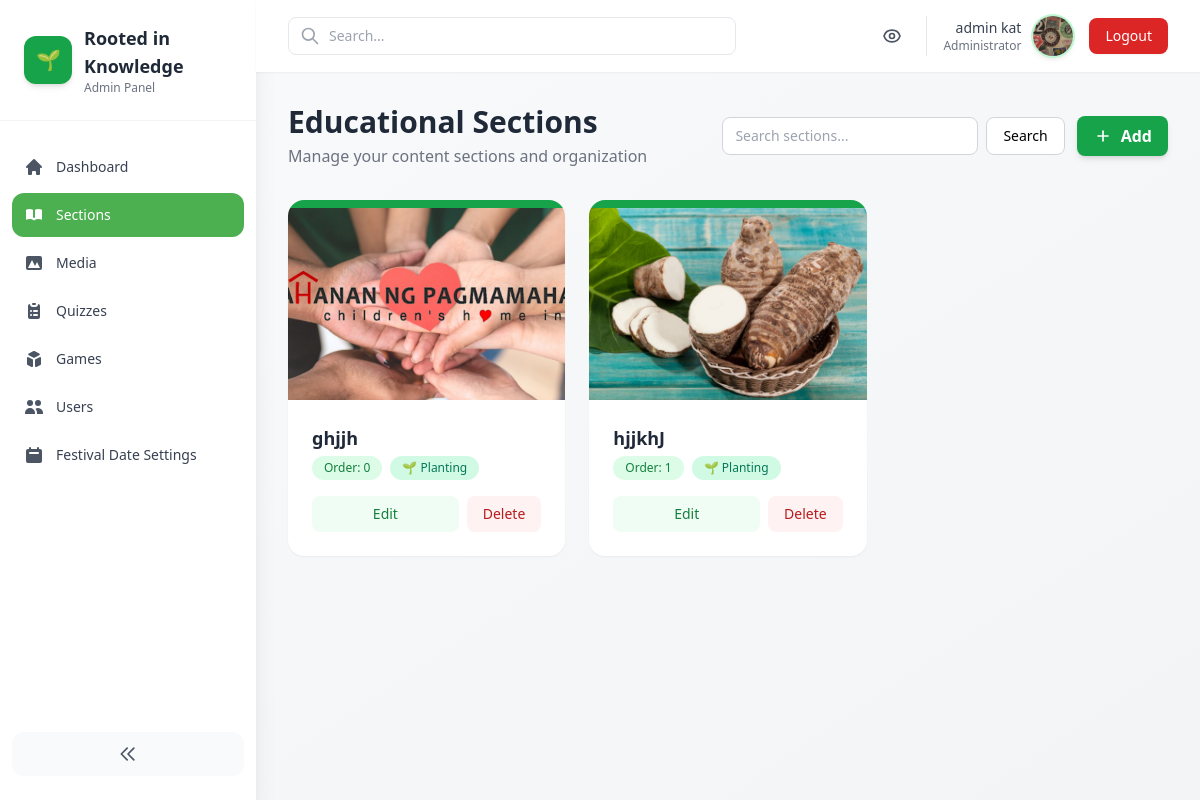
Before: /admin-panel/sections/ (signed in) with the older database file.
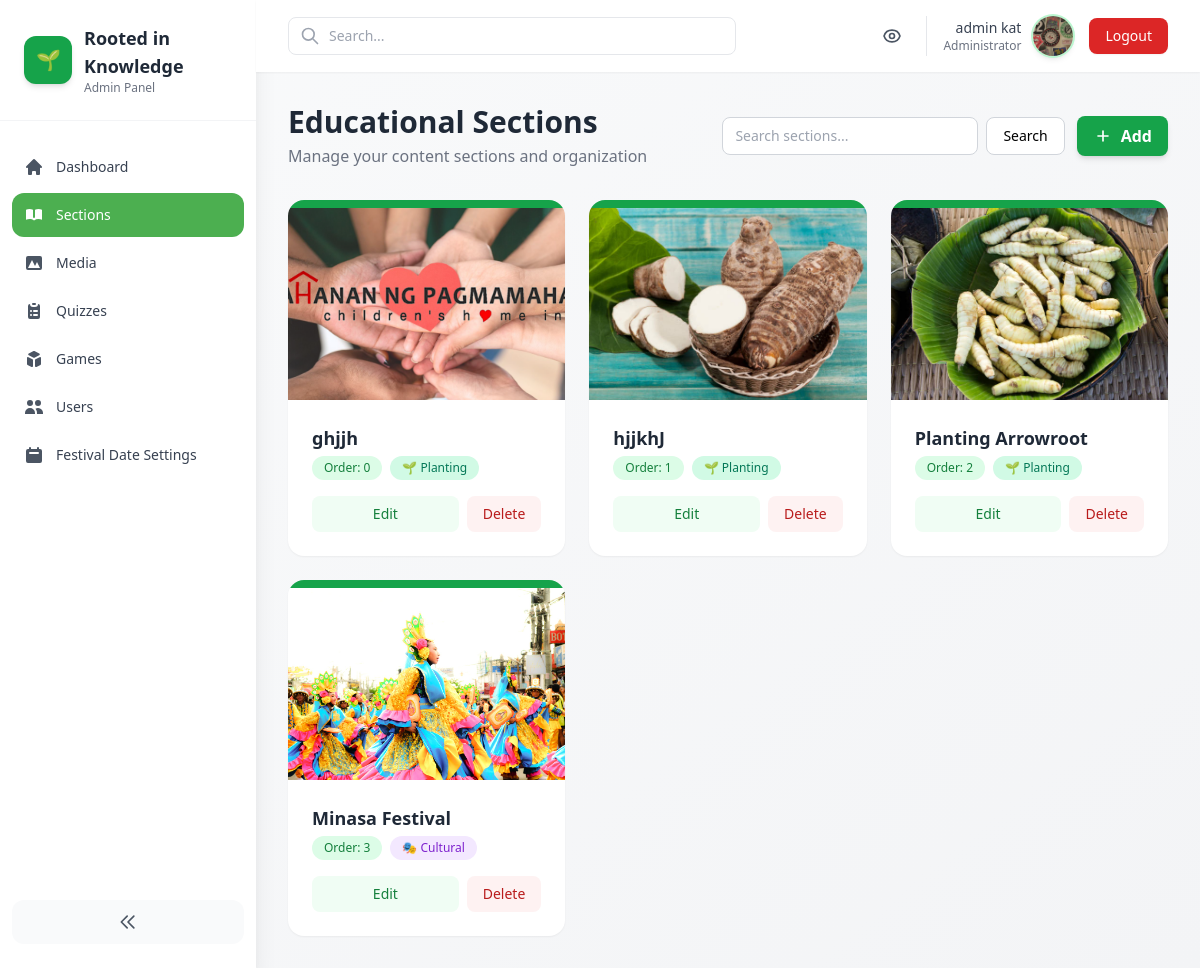
After: the same page with the newer database file.
### core/models.py (models this page shows, shortened)
class StudentProfile(models.Model):
    user = models.OneToOneField(settings.AUTH_USER_MODEL, on_delete=models.CASCADE)
    full_name = models.CharField(max_length=200, blank=True)
    profile_picture = models.ImageField(upload_to='profile_pics/', blank=True, null=True)
    birthday = models.DateField(null=True, blank=True)
    grade = models.PositiveSmallIntegerField(null=True, blank=True)
    must_change_password = models.BooleanField(default=True)
    created_at = models.DateTimeField(auto_now_add=True)

class EducationalSection(models.Model):
    CATEGORY_CHOICES = [
        ('planting', 'Planting'),
        ('cultural', 'Cultural'),
        ('historical', 'Historical'),
        ('economic', 'Economic Value'),
    ]
    SLUG_MAX = 100
    title = models.CharField(max_length=200)
    slug = models.SlugField(max_length=SLUG_MAX, unique=True)
    category = models.CharField(max_length=50, choices=CATEGORY_CHOICES, default='planting')
    description = models.TextField(blank=True)
    content = models.TextField(blank=True)
    order = models.PositiveIntegerField(default=0)
    created_at = models.DateTimeField(auto_now_add=True)
    header_image = models.ImageField(upload_to='section_headers/', blank=True, null=True)
    content_image = models.ImageField(upload_to='section_content/', blank=True, null=True)
    class Meta:
        ordering = ['order', '-created_at']

### core/admin_panel/views.py (the view)
# urls.py: path('admin-panel/sections/', admin_views.SectionListView.as_view(), name='admin_sections'),
@method_decorator(staff_member_required, name='dispatch')
class SectionListView(ListView):
    model = EducationalSection
    template_name = 'core/admin_panel/section_list.html'
    context_object_name = 'sections'
    paginate_by = 12
    def get_queryset(self):
        qs = super().get_queryset()
        q = self.request.GET.get('q')
        if q:
            qs = qs.filter(title__icontains=q)
        return qs

### core/templates/core/admin_panel/section_list.html (shortened to what this page needs)
{% extends 'core/admin_panel/base.html' %}
{% load static %}
{% block content %}
<div class="flex flex-col sm:flex-row sm:items-center sm:justify-between mb-8 gap-4">
  <div>
    <h1 class="text-3xl font-bold text-gray-800">Educational Sections</h1>
    <p class="text-gray-500 mt-1">Manage your content sections and organization</p>
  </div>
  <div class="flex items-center gap-3 w-full sm:w-auto">
    <form method="get" class="flex items-center gap-2 w-full sm:w-auto">
      <input type="search" name="q" value="{{ request.GET.q }}" placeholder="Search sections..." class="w-full sm:w-64 px-3 py-2 border border-gray-300 rounded-lg text-sm focus:outline-none focus:ring-2 focus:ring-green-500 focus:border-transparent" />
      <button type="submit" class="px-4 py-2 text-sm bg-white border border-gray-300 rounded-lg hover:bg-gray-50">Search</button>
    </form>
    <a href="{% url 'core:admin_section_add' %}" class="inline-flex items-center justify-center gap-2 px-4 py-2 bg-green-600 text-white font-semibold rounded-lg hover:bg-green-700 transition-all shadow-md hover:shadow-lg">
      <svg class="w-5 h-5" fill="none" stroke="currentColor" viewBox="0 0 24 24">
        <path stroke-linecap="round" stroke-linejoin="round" stroke-width="2" d="M12 6v6m0 0v6m0-6h6m-6 0H6"></path>
      </svg>
      Add
    </a>
  </div>
</div>
<div class="grid grid-cols-1 md:grid-cols-2 lg:grid-cols-3 gap-6">
  {% for s in sections %}
  <div class="bg-white rounded-2xl shadow-sm hover:shadow-md transition-all overflow-hidden">
    <div class="h-2 bg-green-600"></div>
    <div class="relative w-full h-48 overflow-hidden">
      {% if s.header_image %}
        <img src="{{ s.header_image.url }}" alt="{{ s.title }}" class="w-full h-full object-cover" />
      {% endif %}
    </div>
    <div class="p-6">
      <div class="flex items-start justify-between mb-3">
        <div class="flex-1">
          <h3 class="text-lg font-bold text-gray-800 mb-1">{{ s.title }}</h3>
          <div class="flex flex-wrap items-center gap-2">
            <span class="inline-block px-3 py-1 text-xs font-medium rounded-full bg-green-100 text-green-700">
              Order: {{ s.order }}
            </span>
            {% if s.category == 'planting' %}
              <span class="inline-block px-3 py-1 text-xs font-medium rounded-full bg-emerald-100 text-emerald-700">
                🌱 Planting
              </span>
            {% elif s.category == 'cultural' %}
              <span class="inline-block px-3 py-1 text-xs font-medium rounded-full bg-purple-100 text-purple-700">
                🎭 Cultural
              </span>
            {% elif s.category == 'historical' %}
              <span class="inline-block px-3 py-1 text-xs font-medium rounded-full bg-amber-100 text-amber-700">
                📜 Historical
              </span>
            {% elif s.category == 'economic' %}
              <span class="inline-block px-3 py-1 text-xs font-medium rounded-full bg-blue-100 text-blue-700">
                💰 Economic Value
              </span>
            {% else %}
              <span class="inline-block px-3 py-1 text-xs font-medium rounded-full bg-gray-100 text-gray-700">
                {{ s.get_category_display }}
              </span>
            {% endif %}
          </div>
        </div>
      </div>
      <div class="flex gap-2">
        <a href="{% url 'core:admin_section_edit' s.pk %}" class="flex-1 px-4 py-2 bg-green-50 text-green-700 text-sm font-medium rounded-lg hover:bg-green-100 transition-colors text-center">
          Edit
        </a>
        <a href="{% url 'core:admin_section_delete' s.pk %}" class="px-4 py-2 bg-red-50 text-red-700 text-sm font-medium rounded-lg hover:bg-red-100 transition-colors">
          Delete
        </a>
      </div>
    </div>
  </div>
  {% endfor %}
</div>
{% endblock %}

### core/templates/core/admin_panel/base.html (shortened to what this page needs)
<!doctype html>
<html lang="en">
  <head>
    <script src="https://cdn.tailwindcss.com"></script>
  </head>
  <body class="bg-gradient-to-br from-gray-50 to-gray-100 min-h-screen antialiased" x-data="{ sidebarOpen: true, mobileMenuOpen: false }">
    <div class="min-h-screen flex">
      <aside :class="sidebarOpen ? 'w-64' : 'w-20'" class="bg-white shadow-xl transition-all duration-300 h-screen sticky top-0 hidden lg:block">
        <div class="p-6 border-b border-gray-100">
          <div class="flex items-center gap-3">
            <div class="w-12 h-12 bg-green-600 rounded-xl flex items-center justify-center text-white shadow-md flex-shrink-0">
              <span class="text-xl">🌱</span>
            </div>
            <div x-show="sidebarOpen" x-transition>
              <div class="text-lg font-bold text-gray-800">Rooted in Knowledge</div>
              <p class="text-xs text-gray-500">Admin Panel</p>
            </div>
          </div>
        </div>
        <nav class="mt-6 px-3">
          <ul class="space-y-1 text-sm">
            <li>
              <a href="{% url 'core:admin_dashboard' %}" class="flex items-center gap-3 p-3 rounded-xl hover:bg-green-50 transition-all group {% if request.resolver_match.url_name == 'admin_dashboard' %}active-nav{% endif %}">
                <svg class="w-5 h-5 flex-shrink-0 {% if request.resolver_match.url_name == 'admin_dashboard' %}text-white{% else %}text-gray-600 group-hover:text-green-600{% endif %}" fill="currentColor" viewBox="0 0 20 20">
                  <path d="M10.707 2.293a1 1 0 00-1.414 0l-7 7a1 1 0 001.414 1.414L4 10.414V17a1 1 0 001 1h2a1 1 0 001-1v-2a1 1 0 011-1h2a1 1 0 011 1v2a1 1 0 001 1h2a1 1 0 001-1v-6.586l.293.293a1 1 0 001.414-1.414l-7-7z"></path>
                </svg>
                <span x-show="sidebarOpen" class="font-medium {% if request.resolver_match.url_name == 'admin_dashboard' %}text-white{% else %}text-gray-700 group-hover:text-green-600{% endif %}">Dashboard</span>
              </a>
            </li>
            <li>
              <a href="{% url 'core:admin_sections' %}" class="flex items-center gap-3 p-3 rounded-xl hover:bg-green-50 transition-all group {% if 'section' in request.resolver_match.url_name %}active-nav{% endif %}">
                <svg class="w-5 h-5 flex-shrink-0 {% if 'section' in request.resolver_match.url_name %}text-white{% else %}text-gray-600 group-hover:text-green-600{% endif %}" fill="currentColor" viewBox="0 0 20 20">
                  <path d="M9 4.804A7.968 7.968 0 005.5 4c-1.255 0-2.443.29-3.5.804v10A7.969 7.969 0 015.5 14c1.669 0 3.218.51 4.5 1.385A7.962 7.962 0 0114.5 14c1.255 0 2.443.29 3.5.804v-10A7.968 7.968 0 0014.5 4c-1.255 0-2.443.29-3.5.804V12a1 1 0 11-2 0V4.804z"></path>
                </svg>
                <span x-show="sidebarOpen" class="font-medium {% if 'section' in request.resolver_match.url_name %}text-white{% else %}text-gray-700 group-hover:text-green-600{% endif %}">Sections</span>
              </a>
            </li>
            <li>
              <a href="{% url 'core:admin_media' %}" class="flex items-center gap-3 p-3 rounded-xl hover:bg-green-50 transition-all group {% if 'media' in request.resolver_match.url_name %}active-nav{% endif %}">
                <svg class="w-5 h-5 flex-shrink-0 {% if 'media' in request.resolver_match.url_name %}text-white{% else %}text-gray-600 group-hover:text-green-600{% endif %}" fill="currentColor" viewBox="0 0 20 20">
                  <path fill-rule="evenodd" d="M4 3a2 2 0 00-2 2v10a2 2 0 002 2h12a2 2 0 002-2V5a2 2 0 00-2-2H4zm12 12H4l4-8 3 6 2-4 3 6z" clip-rule="evenodd"></path>
                </svg>
                <span x-show="sidebarOpen" class="font-medium {% if 'media' in request.resolver_match.url_name %}text-white{% else %}text-gray-700 group-hover:text-green-600{% endif %}">Media</span>
              </a>
            </li>
            <li>
              <a href="{% url 'core:admin_quizzes' %}" class="flex items-center gap-3 p-3 rounded-xl hover:bg-green-50 transition-all group {% if 'quiz' in request.resolver_match.url_name %}active-nav{% endif %}">
                <svg class="w-5 h-5 flex-shrink-0 {% if 'quiz' in request.resolver_match.url_name %}text-white{% else %}text-gray-600 group-hover:text-green-600{% endif %}" fill="currentColor" viewBox="0 0 20 20">
                  <path d="M9 2a1 1 0 000 2h2a1 1 0 100-2H9z"></path>
                  <path fill-rule="evenodd" d="M4 5a2 2 0 012-2 3 3 0 003 3h2a3 3 0 003-3 2 2 0 012 2v11a2 2 0 01-2 2H6a2 2 0 01-2-2V5zm3 4a1 1 0 000 2h.01a1 1 0 100-2H7zm3 0a1 1 0 000 2h3a1 1 0 100-2h-3zm-3 4a1 1 0 100 2h.01a1 1 0 100-2H7zm3 0a1 1 0 100 2h3a1 1 0 100-2h-3z" clip-rule="evenodd"></path>
                </svg>
                <span x-show="sidebarOpen" class="font-medium {% if 'quiz' in request.resolver_match.url_name %}text-white{% else %}text-gray-700 group-hover:text-green-600{% endif %}">Quizzes</span>
              </a>
            </li>
            <li>
              <a href="{% url 'core:admin_games' %}" class="flex items-center gap-3 p-3 rounded-xl hover:bg-green-50 transition-all group {% if 'game' in request.resolver_match.url_name %}active-nav{% endif %}">
                <svg class="w-5 h-5 flex-shrink-0 {% if 'game' in request.resolver_match.url_name %}text-white{% else %}text-gray-600 group-hover:text-green-600{% endif %}" fill="currentColor" viewBox="0 0 20 20">
                  <path d="M11 17a1 1 0 001.447.894l4-2A1 1 0 0017 15V9.236a1 1 0 00-1.447-.894l-4 2a1 1 0 00-.553.894V17zM15.211 6.276a1 1 0 000-1.788l-4.764-2.382a1 1 0 00-.894 0L4.789 4.488a1 1 0 000 1.788l4.764 2.382a1 1 0 00.894 0l4.764-2.382zM4.447 8.342A1 1 0 003 9.236V15a1 1 0 00.553.894l4 2A1 1 0 009 17v-5.764a1 1 0 00-.553-.894l-4-2z"></path>
                </svg>
                <span x-show="sidebarOpen" class="font-medium {% if 'game' in request.resolver_match.url_name %}text-white{% else %}text-gray-700 group-hover:text-green-600{% endif %}">Games</span>
              </a>
            </li>
            <li>
              <a href="{% url 'core:admin_users' %}" class="flex items-center gap-3 p-3 rounded-xl hover:bg-green-50 transition-all group {% if 'user' in request.resolver_match.url_name %}active-nav{% endif %}">
                <svg class="w-5 h-5 flex-shrink-0 {% if 'user' in request.resolver_match.url_name %}text-white{% else %}text-gray-600 group-hover:text-green-600{% endif %}" fill="currentColor" viewBox="0 0 20 20">
                  <path d="M9 6a3 3 0 11-6 0 3 3 0 016 0zM17 6a3 3 0 11-6 0 3 3 0 016 0zM12.93 17c.046-.327.07-.66.07-1a6.97 6.97 0 00-1.5-4.33A5 5 0 0119 16v1h-6.07zM6 11a5 5 0 015 5v1H1v-1a5 5 0 015-5z"></path>
                </svg>
                <span x-show="sidebarOpen" class="font-medium {% if 'user' in request.resolver_match.url_name %}text-white{% else %}text-gray-700 group-hover:text-green-600{% endif %}">Users</span>
              </a>
            </li>
            <li>
              <a href="{% url 'core:admin_festival_date_settings' %}" class="flex items-center gap-3 p-3 rounded-xl hover:bg-green-50 transition-all group {% if 'festival_date' in request.resolver_match.url_name %}active-nav{% endif %}">
                <svg class="w-5 h-5 flex-shrink-0 {% if 'festival_date' in request.resolver_match.url_name %}text-white{% else %}text-gray-600 group-hover:text-green-600{% endif %}" fill="currentColor" viewBox="0 0 20 20">
                  <path fill-rule="evenodd" d="M6 2a1 1 0 00-1 1v1H4a2 2 0 00-2 2v10a2 2 0 002 2h12a2 2 0 002-2V6a2 2 0 00-2-2h-1V3a1 1 0 10-2 0v1H7V3a1 1 0 00-1-1zm0 5a1 1 0 000 2h8a1 1 0 100-2H6z" clip-rule="evenodd"></path>
                </svg>
                <span x-show="sidebarOpen" class="font-medium {% if 'festival_date' in request.resolver_match.url_name %}text-white{% else %}text-gray-700 group-hover:text-green-600{% endif %}">Festival Date Settings</span>
              </a>
            </li>
          </ul>
        </nav>
        <div class="absolute bottom-6 left-0 right-0 px-3">
          <button @click="sidebarOpen = !sidebarOpen" class="w-full p-3 bg-gray-50 hover:bg-gray-100 rounded-xl transition-all flex items-center justify-center">
            <svg class="w-5 h-5 text-gray-600" fill="none" stroke="currentColor" viewBox="0 0 24 24">
              <path stroke-linecap="round" stroke-linejoin="round" stroke-width="2" d="M11 19l-7-7 7-7m8 14l-7-7 7-7"></path>
            </svg>
          </button>
        </div>
      </aside>
      <div class="flex-1 flex flex-col min-w-0">
        <header class="bg-white shadow-sm sticky top-0 z-40">
          <div class="px-4 sm:px-6 lg:px-8 py-4 flex items-center justify-between">
            <div class="flex items-center gap-4 flex-1">
              <div class="relative max-w-md w-full">
                <input type="search" placeholder="Search..." class="w-full pl-10 pr-4 py-2 border border-gray-200 rounded-lg focus:outline-none focus:ring-2 focus:ring-green-500 focus:border-transparent text-sm" />
                <svg class="w-5 h-5 text-gray-400 absolute left-3 top-1/2 -translate-y-1/2" fill="none" stroke="currentColor" viewBox="0 0 24 24">
                  <path stroke-linecap="round" stroke-linejoin="round" stroke-width="2" d="M21 21l-6-6m2-5a7 7 0 11-14 0 7 7 0 0114 0z"></path>
                </svg>
              </div>
            </div>
            <div class="flex items-center gap-4">
              <a href="/" class="p-2 hover:bg-gray-100 rounded-lg transition" title="View Site">
              </a>
             <a href="{% url 'core:profile' %}">
              <div class="flex items-center gap-3 pl-4 border-l border-gray-200">
                <div class="text-right hidden sm:block">
                  <div class="text-sm font-medium text-gray-700">{{ user.username }}</div>
                  <div class="text-xs text-gray-500">Administrator</div>
                </div>
                {% if user.studentprofile.profile_picture %}
                  <img src="{{ user.studentprofile.profile_picture.url }}" alt="{{ user.username }}" class="w-10 h-10 rounded-full object-cover shadow-md ring-2 ring-green-200">
                {% else %}
                  <div class="w-10 h-10 bg-green-600 rounded-full flex items-center justify-center text-white font-semibold shadow-md">
                    {{ user.username|slice:":1"|upper }}
                  </div>
                {% endif %}
              </div>
             </a>
              <a href="{% url 'logout' %}" class="px-4 py-2 text-sm font-medium text-white bg-red-600 hover:bg-red-700 rounded-lg shadow-sm hover:shadow-md transition-all duration-200">
                Logout
              </a>
            </div>
          </div>
        </header>
        <main class="flex-1 p-4 sm:p-6 lg:p-8">
          {% block content %}{% endblock %}
        </main>
      </div>
    </div>
  </body>
</html>

Changed rows visible on the page:
added EducationalSection: header_image (picture), title "Planting Arrowroot", order "2", category "🌱 Planting"
added EducationalSection: header_image (picture), title "Minasa Festival", order "3", category "🎭 Cultural"
